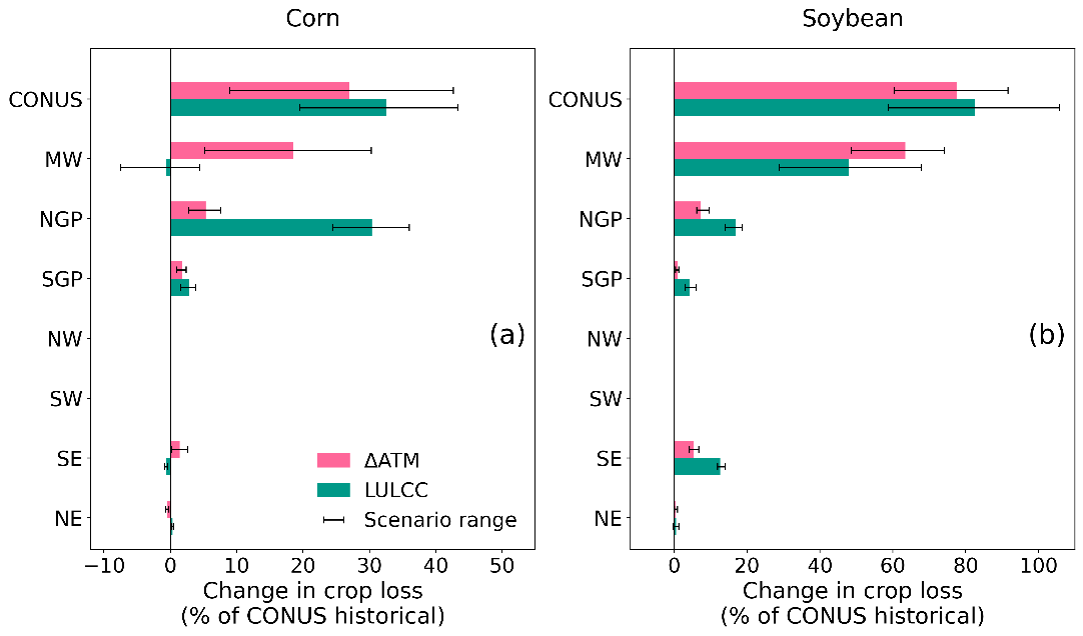

Write Python code to recreate this figure.
import pandas as pd
import numpy as np
import matplotlib.pyplot as plt
from matplotlib.patches import Patch

nca_id_list = [0,7,8,6,5,4,2,1]  # CONUS as ID 0
nca_name = ['CONUS', 'SW', 'NW', 'SGP',	'NGP', 'MW', 'SE', 'NE']  


nca_df = pd.DataFrame({'nca_id': nca_id_list, 'nca_name': nca_name})

nca_mapping_path = '/filepath/state_nca_mapping.csv'
nca_mapping = pd.read_csv(nca_mapping_path)
future_path = '/filepath/sensitivity_analyses/median_nondrought_reference_yield/'
hist_path = '/filepath/sensitivity_analyses/median_nondrought_reference_yield/'
climate_change_only_path = '/filepath/sensitivity_analyses/median_nondrought_reference_yield/'

# Store data for all crops
crop_data = {}
for crop in ['corn', 'soybean']:
    print(f"Processing crop: {crop}")
    df_hist = pd.read_csv(f'{hist_path}{crop}_production_loss_hist_cl100.csv')
    df_hist = df_hist.merge(nca_mapping, on='state_id', how='left')
    df_hist_per_year = df_hist.groupby(['nca_id', 'Year']).sum(numeric_only=True)[['Production_Loss(ton)']]

    for segment in ['nf']:
        segtime = '2021-2055' if segment == 'nf' else '2061-2095'
        yeardif = 40 if segment == 'nf' else 80

        # SSP3 RCP4.5 data
        df_345c = pd.read_csv(f'{future_path}{crop}_production_loss_{segment}_3_45_c_{segtime}.csv')
        df_345h = pd.read_csv(f'{future_path}{crop}_production_loss_{segment}_3_45_h_{segtime}.csv')
        df_345c = df_345c.merge(nca_mapping, on='state_id', how='left')
        df_345h = df_345h.merge(nca_mapping, on='state_id', how='left')
        df_345c['Year'] = df_345c['Year'] - yeardif
        df_345h['Year'] = df_345h['Year'] - yeardif
        df_345c_per_year = df_345c.groupby(['nca_id', 'Year']).sum(numeric_only=True)[['Production_Loss(ton)']]
        df_345h_per_year = df_345h.groupby(['nca_id', 'Year']).sum(numeric_only=True)[['Production_Loss(ton)']]

        df_45c = pd.read_csv(f'{climate_change_only_path}{crop}_production_loss_{segment}_45_c_{segtime}.csv')
        df_45h = pd.read_csv(f'{climate_change_only_path}{crop}_production_loss_{segment}_45_h_{segtime}.csv')
        df_45c = df_45c.merge(nca_mapping, on='state_id', how='left')
        df_45h = df_45h.merge(nca_mapping, on='state_id', how='left')
        df_45c['Year'] = df_345c['Year']
        df_45h['Year'] = df_345h['Year']
        df_45c_per_year = df_45c.groupby(['nca_id', 'Year']).sum(numeric_only=True)[['Production_Loss(ton)']]
        df_45h_per_year = df_45h.groupby(['nca_id', 'Year']).sum(numeric_only=True)[['Production_Loss(ton)']]

        # SSP5 RCP8.5 data
        df_585c = pd.read_csv(f'{future_path}{crop}_production_loss_{segment}_5_85_c_{segtime}.csv')
        df_585h = pd.read_csv(f'{future_path}{crop}_production_loss_{segment}_5_85_h_{segtime}.csv')
        df_585c = df_585c.merge(nca_mapping, on='state_id', how='left')
        df_585h = df_585h.merge(nca_mapping, on='state_id', how='left')
        df_585c['Year'] = df_585c['Year'] - yeardif
        df_585h['Year'] = df_585h['Year'] - yeardif
        df_585c_per_year = df_585c.groupby(['nca_id', 'Year']).sum(numeric_only=True)[['Production_Loss(ton)']]
        df_585h_per_year = df_585h.groupby(['nca_id', 'Year']).sum(numeric_only=True)[['Production_Loss(ton)']]

        df_85c = pd.read_csv(f'{climate_change_only_path}{crop}_production_loss_{segment}_85_c_{segtime}.csv')
        df_85h = pd.read_csv(f'{climate_change_only_path}{crop}_production_loss_{segment}_85_h_{segtime}.csv')
        df_85c = df_85c.merge(nca_mapping, on='state_id', how='left')
        df_85h = df_85h.merge(nca_mapping, on='state_id', how='left')
        df_85c['Year'] = df_585c['Year']
        df_85h['Year'] = df_585h['Year']
        df_85c_per_year = df_85c.groupby(['nca_id', 'Year']).sum(numeric_only=True)[['Production_Loss(ton)']].reset_index()
        df_85h_per_year = df_85h.groupby(['nca_id', 'Year']).sum(numeric_only=True)[['Production_Loss(ton)']].reset_index()

        # Merges for SSP3 RCP4.5
        df_hist345c_per_year = pd.merge(df_hist_per_year.rename(columns={'Production_Loss(ton)': 'Hist_Production_Loss'}),
                                        df_345c_per_year.rename(columns={'Production_Loss(ton)': 'Future_345c_Production_Loss'}),
                                        on=['nca_id', 'Year'], how='inner')
        df_hist345h_per_year = pd.merge(df_hist_per_year.rename(columns={'Production_Loss(ton)': 'Hist_Production_Loss'}),
                                        df_345h_per_year.rename(columns={'Production_Loss(ton)': 'Future_345h_Production_Loss'}),
                                        on=['nca_id', 'Year'], how='inner')

        df_hist345c_per_year = pd.merge(df_hist345c_per_year,
                                        df_45c_per_year.rename(columns={'Production_Loss(ton)': 'Climate_45c_Production_Loss'}),
                                        on=['nca_id', 'Year'], how='inner')
        df_hist345h_per_year = pd.merge(df_hist345h_per_year,
                                        df_45h_per_year.rename(columns={'Production_Loss(ton)': 'Climate_45h_Production_Loss'}),
                                        on=['nca_id', 'Year'], how='inner')

        # Merges for SSP5 RCP8.5
        df_hist585c_per_year = pd.merge(df_hist_per_year.rename(columns={'Production_Loss(ton)': 'Hist_Production_Loss'}),
                                        df_585c_per_year.rename(columns={'Production_Loss(ton)': 'Future_585c_Production_Loss'}),
                                        on=['nca_id', 'Year'], how='inner')
        df_hist585c_per_year = pd.merge(df_hist585c_per_year,
                                        df_85c_per_year.rename(columns={'Production_Loss(ton)': 'Climate_85c_Production_Loss'}),
                                        on=['nca_id', 'Year'], how='inner')

        df_hist585h_per_year = pd.merge(df_hist_per_year.rename(columns={'Production_Loss(ton)': 'Hist_Production_Loss'}),
                                        df_585h_per_year.rename(columns={'Production_Loss(ton)': 'Future_585h_Production_Loss'}),
                                        on=['nca_id', 'Year'], how='inner')
        df_hist585h_per_year = pd.merge(df_hist585h_per_year,
                                        df_85h_per_year.rename(columns={'Production_Loss(ton)': 'Climate_85h_Production_Loss'}),
                                        on=['nca_id', 'Year'], how='inner')

        # Aggregate to mean annual per nca_id
        df_mean_345c = df_hist345c_per_year.groupby('nca_id').mean(numeric_only=True).reset_index()
        df_mean_345h = df_hist345h_per_year.groupby('nca_id').mean(numeric_only=True).reset_index()
        df_mean_585c = df_hist585c_per_year.groupby('nca_id').mean(numeric_only=True).reset_index()
        df_mean_585h = df_hist585h_per_year.groupby('nca_id').mean(numeric_only=True).reset_index()

        # Reindex to include all nca_ids (excluding CONUS initially)
        all_nca_ids = pd.DataFrame({'nca_id': nca_id_list[1:]})  # Exclude CONUS (0)
        df_mean_345c = all_nca_ids.merge(df_mean_345c, on='nca_id', how='left').fillna({'Hist_Production_Loss': 0, 'Future_345c_Production_Loss': 0, 'Climate_45c_Production_Loss': 0})
        df_mean_345h = all_nca_ids.merge(df_mean_345h, on='nca_id', how='left').fillna({'Hist_Production_Loss': 0, 'Future_345h_Production_Loss': 0, 'Climate_45h_Production_Loss': 0})
        df_mean_585c = all_nca_ids.merge(df_mean_585c, on='nca_id', how='left').fillna({'Hist_Production_Loss': 0, 'Future_585c_Production_Loss': 0, 'Climate_85c_Production_Loss': 0})
        df_mean_585h = all_nca_ids.merge(df_mean_585h, on='nca_id', how='left').fillna({'Hist_Production_Loss': 0, 'Future_585h_Production_Loss': 0, 'Climate_85h_Production_Loss': 0})

        # Calculate CONUS-level metrics
        conus_row_345c = {
            'nca_id': 0,
            'nca_name': 'CONUS',
            'Hist_Production_Loss': df_mean_345c['Hist_Production_Loss'].sum(),
            'Future_345c_Production_Loss': df_mean_345c['Future_345c_Production_Loss'].sum(),
            'Climate_45c_Production_Loss': df_mean_345c['Climate_45c_Production_Loss'].sum()
        }
        conus_row_345h = {
            'nca_id': 0,
            'nca_name': 'CONUS',
            'Hist_Production_Loss': df_mean_345h['Hist_Production_Loss'].sum(),
            'Future_345h_Production_Loss': df_mean_345h['Future_345h_Production_Loss'].sum(),
            'Climate_45h_Production_Loss': df_mean_345h['Climate_45h_Production_Loss'].sum()
        }
        conus_row_585c = {
            'nca_id': 0,
            'nca_name': 'CONUS',
            'Hist_Production_Loss': df_mean_585c['Hist_Production_Loss'].sum(),
            'Future_585c_Production_Loss': df_mean_585c['Future_585c_Production_Loss'].sum(),
            'Climate_85c_Production_Loss': df_mean_585c['Climate_85c_Production_Loss'].sum()
        }
        conus_row_585h = {
            'nca_id': 0,
            'nca_name': 'CONUS',
            'Hist_Production_Loss': df_mean_585h['Hist_Production_Loss'].sum(),
            'Future_585h_Production_Loss': df_mean_585h['Future_585h_Production_Loss'].sum(),
            'Climate_85h_Production_Loss': df_mean_585h['Climate_85h_Production_Loss'].sum()
        }

        # Append CONUS rows
        df_mean_345c = pd.concat([pd.DataFrame([conus_row_345c]), df_mean_345c], ignore_index=True)
        df_mean_345h = pd.concat([pd.DataFrame([conus_row_345h]), df_mean_345h], ignore_index=True)
        df_mean_585c = pd.concat([pd.DataFrame([conus_row_585c]), df_mean_585c], ignore_index=True)
        df_mean_585h = pd.concat([pd.DataFrame([conus_row_585h]), df_mean_585h], ignore_index=True)

        # Calculate impacts
        df_mean_345c['Total_Impact'] = df_mean_345c['Future_345c_Production_Loss'] - df_mean_345c['Hist_Production_Loss']
        df_mean_345c['Climate_Contribution'] = df_mean_345c['Climate_45c_Production_Loss'] - df_mean_345c['Hist_Production_Loss']
        df_mean_345c['LULCC_Contribution'] = df_mean_345c['Future_345c_Production_Loss'] - df_mean_345c['Climate_45c_Production_Loss']
        df_mean_345h['Total_Impact'] = df_mean_345h['Future_345h_Production_Loss'] - df_mean_345h['Hist_Production_Loss']
        df_mean_345h['Climate_Contribution'] = df_mean_345h['Climate_45h_Production_Loss'] - df_mean_345h['Hist_Production_Loss']
        df_mean_345h['LULCC_Contribution'] = df_mean_345h['Future_345h_Production_Loss'] - df_mean_345h['Climate_45h_Production_Loss']
        df_mean_585c['Total_Impact'] = df_mean_585c['Future_585c_Production_Loss'] - df_mean_585c['Hist_Production_Loss']
        df_mean_585c['Climate_Contribution'] = df_mean_585c['Climate_85c_Production_Loss'] - df_mean_585c['Hist_Production_Loss']
        df_mean_585c['LULCC_Contribution'] = df_mean_585c['Future_585c_Production_Loss'] - df_mean_585c['Climate_85c_Production_Loss']
        df_mean_585h['Total_Impact'] = df_mean_585h['Future_585h_Production_Loss'] - df_mean_585h['Hist_Production_Loss']
        df_mean_585h['Climate_Contribution'] = df_mean_585h['Climate_85h_Production_Loss'] - df_mean_585h['Hist_Production_Loss']
        df_mean_585h['LULCC_Contribution'] = df_mean_585h['Future_585h_Production_Loss'] - df_mean_585h['Climate_85h_Production_Loss']

        # Merge nca_name into DataFrames before normalization
        df_mean_345c = df_mean_345c.drop(columns=['nca_name'], errors='ignore').merge(nca_df, on='nca_id', how='left')
        df_mean_345h = df_mean_345h.drop(columns=['nca_name'], errors='ignore').merge(nca_df, on='nca_id', how='left')
        df_mean_585c = df_mean_585c.drop(columns=['nca_name'], errors='ignore').merge(nca_df, on='nca_id', how='left')
        df_mean_585h = df_mean_585h.drop(columns=['nca_name'], errors='ignore').merge(nca_df, on='nca_id', how='left')

        # Normalize impacts by CONUS historical production loss
        CONUS_Hist_Production_Loss = df_mean_345c.loc[df_mean_345c['nca_id'] == 0, 'Hist_Production_Loss'].iloc[0]
        print(f"{crop} CONUS Historical Loss: {CONUS_Hist_Production_Loss}")

        df_mean_345c['Total_Impact_Scaled'] = np.where(CONUS_Hist_Production_Loss != 0,
                                                       (df_mean_345c['Total_Impact'] / CONUS_Hist_Production_Loss) * 100,
                                                       np.nan)
        df_mean_345c['Climate_Contribution_Scaled'] = np.where(CONUS_Hist_Production_Loss != 0,
                                                              (df_mean_345c['Climate_Contribution'] / CONUS_Hist_Production_Loss) * 100,
                                                              np.nan)
        df_mean_345c['LULCC_Contribution_Scaled'] = np.where(CONUS_Hist_Production_Loss != 0,
                                                             (df_mean_345c['LULCC_Contribution'] / CONUS_Hist_Production_Loss) * 100,
                                                             np.nan)

        df_mean_345h['Total_Impact_Scaled'] = np.where(CONUS_Hist_Production_Loss != 0,
                                                       (df_mean_345h['Total_Impact'] / CONUS_Hist_Production_Loss) * 100,
                                                       np.nan)
        df_mean_345h['Climate_Contribution_Scaled'] = np.where(CONUS_Hist_Production_Loss != 0,
                                                              (df_mean_345h['Climate_Contribution'] / CONUS_Hist_Production_Loss) * 100,
                                                              np.nan)
        df_mean_345h['LULCC_Contribution_Scaled'] = np.where(CONUS_Hist_Production_Loss != 0,
                                                             (df_mean_345h['LULCC_Contribution'] / CONUS_Hist_Production_Loss) * 100,
                                                             np.nan)

        df_mean_585c['Total_Impact_Scaled'] = np.where(CONUS_Hist_Production_Loss != 0,
                                                       (df_mean_585c['Total_Impact'] / CONUS_Hist_Production_Loss) * 100,
                                                       np.nan)
        df_mean_585c['Climate_Contribution_Scaled'] = np.where(CONUS_Hist_Production_Loss != 0,
                                                              (df_mean_585c['Climate_Contribution'] / CONUS_Hist_Production_Loss) * 100,
                                                              np.nan)
        df_mean_585c['LULCC_Contribution_Scaled'] = np.where(CONUS_Hist_Production_Loss != 0,
                                                             (df_mean_585c['LULCC_Contribution'] / CONUS_Hist_Production_Loss) * 100,
                                                             np.nan)

        df_mean_585h['Total_Impact_Scaled'] = np.where(CONUS_Hist_Production_Loss != 0,
                                                       (df_mean_585h['Total_Impact'] / CONUS_Hist_Production_Loss) * 100,
                                                       np.nan)
        df_mean_585h['Climate_Contribution_Scaled'] = np.where(CONUS_Hist_Production_Loss != 0,
                                                              (df_mean_585h['Climate_Contribution'] / CONUS_Hist_Production_Loss) * 100,
                                                              np.nan)
        df_mean_585h['LULCC_Contribution_Scaled'] = np.where(CONUS_Hist_Production_Loss != 0,
                                                             (df_mean_585h['LULCC_Contribution'] / CONUS_Hist_Production_Loss) * 100,
                                                             np.nan)

        # Apply region exclusions for non-CONUS regions
        if crop in ['corn', 'soybean']:
            exclude_nca_ids = [8, 7]  # Northwest, Southwest
            for df in [df_mean_345c, df_mean_345h, df_mean_585c, df_mean_585h]:
                df.loc[df['nca_id'].isin(exclude_nca_ids), ['Total_Impact_Scaled', 'Climate_Contribution_Scaled', 'LULCC_Contribution_Scaled']] = np.nan
        elif crop == 'wheat':
            exclude_nca_ids = [1]  # Northeast
            for df in [df_mean_345c, df_mean_345h, df_mean_585c, df_mean_585h]:
                df.loc[df['nca_id'].isin(exclude_nca_ids), ['Total_Impact_Scaled', 'Climate_Contribution_Scaled', 'LULCC_Contribution_Scaled']] = np.nan

        # Ensure DataFrame order matches nca_id_list
        df_mean_345c = df_mean_345c.set_index('nca_id').reindex(nca_id_list).reset_index()
        df_mean_345h = df_mean_345h.set_index('nca_id').reindex(nca_id_list).reset_index()
        df_mean_585c = df_mean_585c.set_index('nca_id').reindex(nca_id_list).reset_index()
        df_mean_585h = df_mean_585h.set_index('nca_id').reindex(nca_id_list).reset_index()

        # Store data for plotting
        crop_data[crop] = {
            'df_mean_345c': df_mean_345c,
            'df_mean_345h': df_mean_345h,
            'df_mean_585c': df_mean_585c,
            'df_mean_585h': df_mean_585h,
            'CONUS_Hist_Production_Loss': CONUS_Hist_Production_Loss
        }


fig, axes = plt.subplots(1, 2, figsize=(13.5, 8.5))

desired_order_ids   = [1, 2, 7, 8, 6, 5, 4, 0]
desired_order_names = ['NE', 'SE', 'SW', 'NW', 'SGP', 'NGP', 'MW', 'CONUS']
panel_labels = ['(a)', '(b)'] # Adjusted to 2 labels

# Loop strictly over corn and soybean
for idx, crop in enumerate(['corn', 'soybean']):
    ax = axes[idx]

    # Extract the 4 original (non-averaged) scaled contributions
    df1 = crop_data[crop]['df_mean_345c']   # SSP3-4.5 cooler
    df2 = crop_data[crop]['df_mean_345h']   # SSP3-4.5 hotter
    df3 = crop_data[crop]['df_mean_585c']   # SSP5-8.5 cooler
    df4 = crop_data[crop]['df_mean_585h']   # SSP5-8.5 hotter

    # Stack the four climate and LULCC values per region
    climate_vals = np.stack([
        df1['Climate_Contribution_Scaled'].fillna(np.nan),
        df2['Climate_Contribution_Scaled'].fillna(np.nan),
        df3['Climate_Contribution_Scaled'].fillna(np.nan),
        df4['Climate_Contribution_Scaled'].fillna(np.nan)
    ], axis=1)  # shape: (8 regions, 4 members)

    lulcc_vals = np.stack([
        df1['LULCC_Contribution_Scaled'].fillna(np.nan),
        df2['LULCC_Contribution_Scaled'].fillna(np.nan),
        df3['LULCC_Contribution_Scaled'].fillna(np.nan),
        df4['LULCC_Contribution_Scaled'].fillna(np.nan)
    ], axis=1)

    # Compute mean, min, max across the 4 members
    climate_mean = np.nanmean(climate_vals, axis=1)
    climate_min  = np.nanmin(climate_vals, axis=1)
    climate_max  = np.nanmax(climate_vals, axis=1)

    lulcc_mean = np.nanmean(lulcc_vals, axis=1)
    lulcc_min  = np.nanmin(lulcc_vals, axis=1)
    lulcc_max  = np.nanmax(lulcc_vals, axis=1)

    # Create plotting dataframe in correct order
    df_plot = pd.DataFrame({
        'nca_id': df1['nca_id'],
        'nca_name': df1['nca_name'],
        'Climate_mean': climate_mean,
        'Climate_low':  climate_mean - climate_min,
        'Climate_high': climate_max - climate_mean,
        'LULCC_mean': lulcc_mean,
        'LULCC_low':  lulcc_mean - lulcc_min,
        'LULCC_high': lulcc_max - lulcc_mean,
    }).set_index('nca_id').reindex(nca_id_list).reset_index()
    
    df_plot = df_plot.set_index('nca_id').loc[desired_order_ids].reset_index()
    
    # Exclusions for corn and soybean (setting both mean and error to NaN)
    exclude = [7, 8]   # SW, NW are excluded for both corn and soybean
    df_plot.loc[df_plot['nca_id'].isin(exclude),
                ['Climate_mean','Climate_low','Climate_high',
                 'LULCC_mean','LULCC_low','LULCC_high']] = np.nan

    valid = df_plot[['Climate_mean', 'LULCC_mean']].notna().any(axis=1)

    y = np.arange(len(nca_name)) * 1.9
    bar_height = 0.55

    # === Plot bars + error bars ===
    # Climate bar (upper)
    bars1 = ax.barh(y[valid] + bar_height/2, df_plot.loc[valid, 'Climate_mean'],
                    height=bar_height, color='#FF6699', label='Climate' if idx==0 else "")
    # LULCC bar (lower)
    bars2 = ax.barh(y[valid] - bar_height/2, df_plot.loc[valid, 'LULCC_mean'],
                    height=bar_height, color='#009988', label='Land-Use' if idx==0 else "")

    # Error bars (min–max range)
    ax.errorbar(df_plot.loc[valid, 'Climate_mean'], y[valid] + bar_height/2,
                xerr=[df_plot.loc[valid, 'Climate_low'], df_plot.loc[valid, 'Climate_high']],
                fmt='none', ecolor='black', capsize=3, capthick=1, linewidth=1.2)

    ax.errorbar(df_plot.loc[valid, 'LULCC_mean'], y[valid] - bar_height/2,
                xerr=[df_plot.loc[valid, 'LULCC_low'], df_plot.loc[valid, 'LULCC_high']],
                fmt='none', ecolor='black', capsize=3, capthick=1, linewidth=1.2)

    # === DEBUG PRINT: Corn - Midwest values ===
    if crop == 'corn':
        mw_row = df_plot[df_plot['nca_id'] == 4]
        if not mw_row.empty:
            clim_mean = mw_row['Climate_mean'].values[0]
            clim_low  = mw_row['Climate_low'].values[0]
            clim_high = mw_row['Climate_high'].values[0]
            lulcc_mean = mw_row['LULCC_mean'].values[0]
            lulcc_low  = mw_row['LULCC_low'].values[0]
            lulcc_high = mw_row['LULCC_high'].values[0]

            print("\n=== CORN - MIDWEST (MW) VALUES ===")
            print(f"Climate change contribution (mean): {clim_mean:+6.2f}%")
            print(f"   → range: {clim_mean - clim_low:+6.2f} to {clim_mean + clim_high:+6.2f}%  "
                  f"(min={clim_mean - clim_low:+6.2f}, max={clim_mean + clim_high:+6.2f})")
            print(f"Land-use change contribution (mean): {lulcc_mean:+6.2f}%")
            print(f"   → range: {lulcc_mean - lulcc_low:+6.2f} to {lulcc_mean + lulcc_high:+6.2f}%  "
                  f"(min={lulcc_mean - lulcc_low:+6.2f}, max={lulcc_mean + lulcc_high:+6.2f})")

    # Axis limit settings optimized by crop type
    if crop == 'corn':
        ax.set_xlim(-12, 55)
    else:  # soybean
        ax.set_xlim(-12, 110)

    ax.set_ylim(-1, len(nca_name)*1.9 - 0.3)
    ax.set_yticks(y)
    ax.set_yticklabels(df_plot['nca_name'], fontsize=18.5, ha='right')
    ax.set_title(crop.capitalize(), fontsize=21, pad=20)
    ax.tick_params(axis='x', labelsize=18)
    ax.axvline(0, color='black', linewidth=1)
    ax.set_xlabel('Change in crop loss\n(% of CONUS historical)', fontsize=20)

    if idx == 0:
        err = ax.errorbar(999, 999, xerr=1,
                          color='black',
                          capsize=3,    
                          capthick=1.2,   
                          linewidth=1.2,
                          fmt='none', label='Scenario range')

        
        p1 = Patch(facecolor='#FF6699', label='ΔATM')
        p2 = Patch(facecolor='#009988', label='LULCC')

        ax.legend(handles=[p1, p2, err],
                  loc='lower right',
                  fontsize=18,
                  frameon=False,
                  handlelength=1.6,
                  handletextpad=0.7)

    ax.text(
        0.98, 0.4, panel_labels[idx],
        transform=ax.transAxes,
        fontsize=24,
        ha='right', va='bottom',
        zorder=20,
        clip_on=False
    )    

# Final layout
plt.tight_layout(rect=[0, 0.02, 1, 0.96])
plt.savefig(f'{future_path}production_loss_contribution_2bars_with_range_errorbars_cornsoybean.png',
            dpi=400, bbox_inches='tight')
